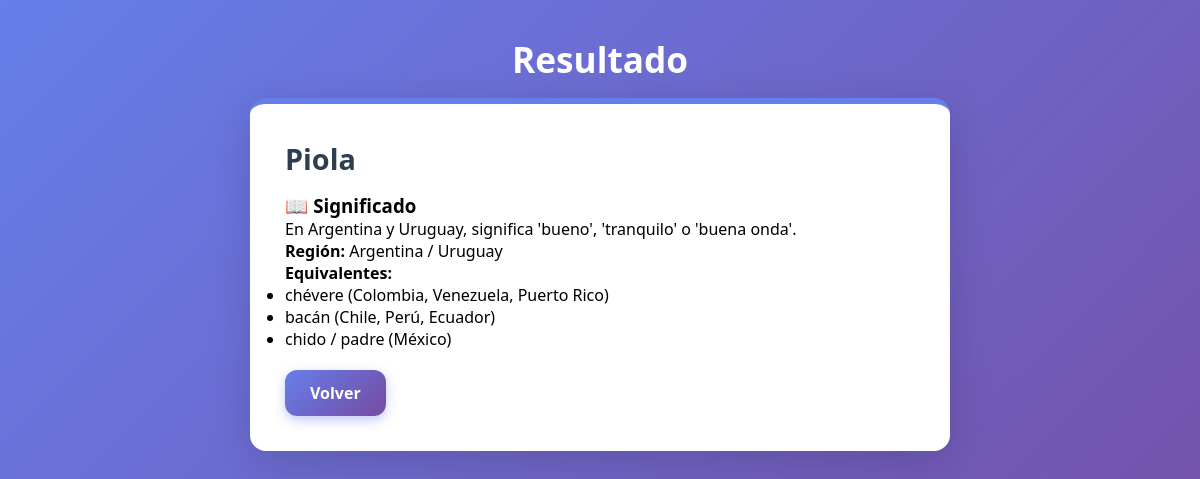
Page /resultado/piola on the committed database.
### tables this page shows
CREATE TABLE palabras (
            palabra TEXT PRIMARY KEY,
            significado TEXT NOT NULL,
            region TEXT,
            equivalente TEXT
        );

### app.py (the view, shortened to what this page needs)
@app.route("/resultado/<palabra>")
def resultado(palabra):
    conexion = get_db_connection()
    cursor = conexion.cursor()
    cursor.execute(
        "SELECT palabra, significado, region, equivalente FROM palabras WHERE lower(palabra) = lower(?)",
        (palabra,)
    )
    resultado = cursor.fetchone()
    conexion.close()
    if resultado:
        return render_template(
            "resultado.html",
            palabra=resultado["palabra"],
            significado=resultado["significado"],
            region=resultado["region"],
            equivalente=resultado["equivalente"]
        )

### app.py (called while the page is built)
def get_db_connection():
    conexion = sqlite3.connect(DB_PATH)
    conexion.row_factory = sqlite3.Row
    return conexion

### templates/resultado.html (shortened to what this page needs)
{% extends "base.html" %}
{% block content %}
<h1>Resultado</h1>
<div class="card">
    <h2>{{ palabra }}</h2>
    {% if significado %}
    <h3>📖 Significado</h3>
    <p>{{ significado }}</p>
    {% if region %}
    <p><strong>Región:</strong> {{ region }}</p>
    {% endif %}
    {% if equivalente %}
    <p><strong>Equivalentes:</strong></p>
    <ul>
        {% for item in equivalente.split(';') %}
        {% set clean = item.strip() %}
        {% if clean %}
        <li>{{ clean }}</li>
        {% endif %}
        {% endfor %}
    </ul>
    {% endif %}
    {% else %}
    <p>No se encontró esa palabra en el diccionario.</p>
    {% endif %}
    <a href="/" class="volver">Volver</a>
</div>
{% endblock %}

### templates/base.html (shortened to what this page needs)
<!DOCTYPE html>
<html lang="es">
<head>
    <link rel="stylesheet" href="{{ url_for('static', filename='css/style.css') }}">
</head>
<body>
    {% block content %}
    {% endblock %}
</body>
</html>

### static/css/style.css (style rules this page uses)
* { margin: 0; padding: 0; box-sizing: border-box; }
body { font-family: 'Segoe UI', Tahoma, Geneva, Verdana, sans-serif; background: linear-gradient(135deg, #667eea 0%, #764ba2 100%); min-height: 100vh; padding: 20px; }
h1 { text-align: center; color: white; font-size: 2.2em; margin-bottom: 15px; }
h2 { text-transform: capitalize; color: #2c3e50; margin-bottom: 15px; font-size: 1.8em; }
.card { background: white; max-width: 700px; margin: 0 auto; padding: 35px; border-radius: 16px; box-shadow: 0 10px 40px rgba(0, 0, 0, 0.15); border-top: 6px solid #667eea; }
.volver { display: inline-block; margin-top: 20px; text-decoration: none; background: linear-gradient(135deg, #667eea 0%, #764ba2 100%); color: white; padding: 12px 25px; border-radius: 12px; font-weight: 600; transition: all 0.3s ease; box-shadow: 0 4px 12px rgba(102, 126, 234, 0.4); }

### rows in the picture
palabras: palabra "Piola", significado "En Argentina y Uruguay, significa 'bueno', 'tranquilo' o 'buena onda'.", region "Argentina / Uruguay"

### other values in the picture
{{ clean }} "chévere (Colombia, Venezuela, Puerto Rico)" "bacán (Chile, Perú, Ecuador)" "chido / padre (México)"
